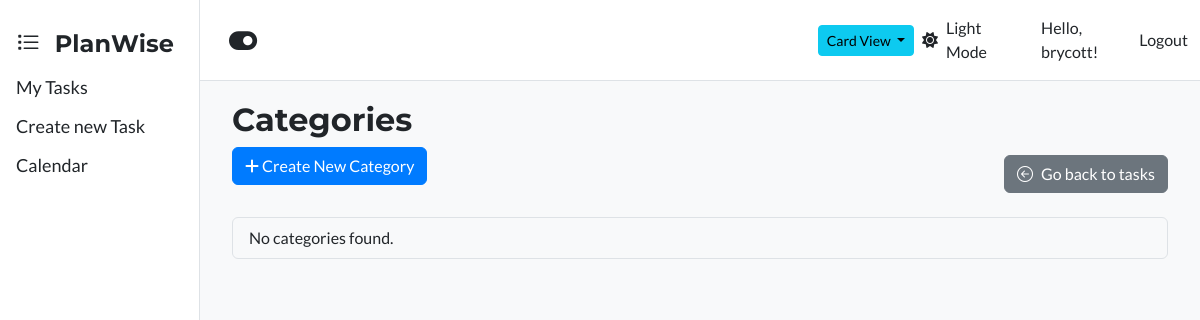
The app's page /categories/ (signed in), older data.
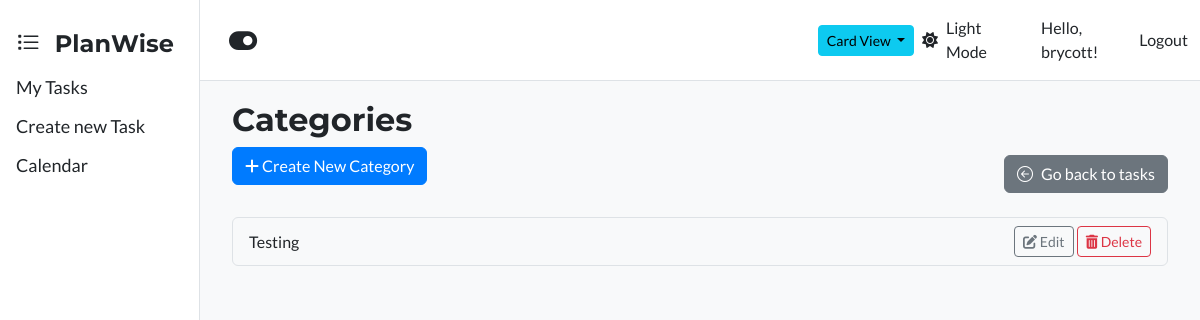
The same page, newer data.
### tasks/models.py (models this page shows, shortened)
class Category(models.Model):
    user = models.ForeignKey(User, on_delete=models.CASCADE, null=True, blank=True)
    name = models.CharField(max_length=100)
    class Meta:
        verbose_name_plural = "Categories"

### tasks/views.py (the view)
# urls.py: path('categories/', views.CategoryListView.as_view(), name='category_list'),
class CategoryListView(LoginRequiredMixin, ListView):
    model = Category
    template_name = 'tasks/category_list.html'
    context_object_name = 'categories'
    def get_queryset(self):
        return Category.objects.filter(user=self.request.user)

### tasks/templates/tasks/category_list.html (shortened to what this page needs)
{% extends 'base.html' %}
{% block content %}
  <h2>Categories</h2>
  <div class="d-flex justify-content-between mb-3 align-items-center">
  <a href="{% url 'tasks:category_create' %}" class="btn btn-primary mb-3">
    <i class="fas fa-plus"></i> Create New Category
  </a>
  <a class="btn btn-secondary h-50"  href="{% url 'tasks:task_list' %}"> <i class="bi bi-arrow-left-circle me-2"></i>Go back to tasks</a>
  </div>
  <ul class="list-group">
    {% for category in categories %}
      <li class="list-group-item d-flex justify-content-between align-items-center">
        {{ category.name }}
        <div>
          <a href="{% url 'tasks:category_update' category.pk %}" class="btn btn-outline-secondary btn-sm">
            <i class="fas fa-edit"></i> Edit
          </a>
          <a href="{% url 'tasks:category_delete' category.pk %}" class="btn btn-outline-danger btn-sm">
            <i class="fas fa-trash-alt"></i> Delete
          </a>
        </div>
      </li>
    {% empty %}
      <li class="list-group-item">No categories found.</li>
    {% endfor %}
  </ul>
{% endblock %}

Row changes from the older to the newer data that the page shows:
added Category: name "Testing"
Text that changed along with them:
text no longer shown: "No categories found."
